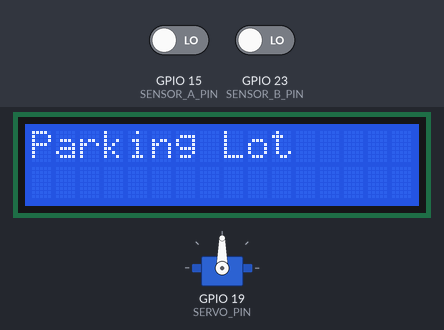
Bench run of a sketch on a simulated ESP32. On the bench: servo, 16×2 character LCD. The inputs (shaded band) are chosen by the test bench; at power-on: GPIO 15 (SENSOR_A_PIN) LOW, GPIO 23 (SENSOR_B_PIN) LOW. What the sketch prints to the serial monitor is not drawn.

Above: at 0.1 s.
3.3 s: GPIO 15 (SENSOR_A_PIN) driven HIGH
At 4.6 s:
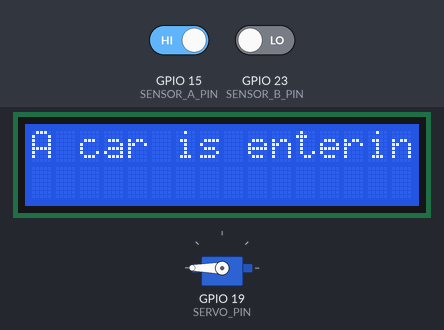
6.3 s: GPIO 23 (SENSOR_B_PIN) driven HIGH
At 7.5 s:
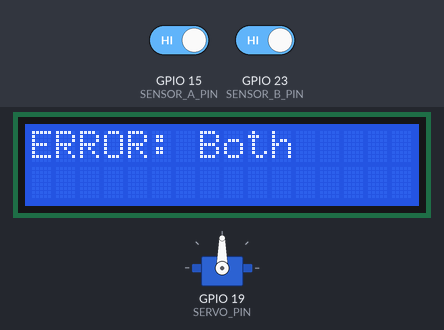
7.9 s: GPIO 15 (SENSOR_A_PIN) driven LOW
At 9.0 s:
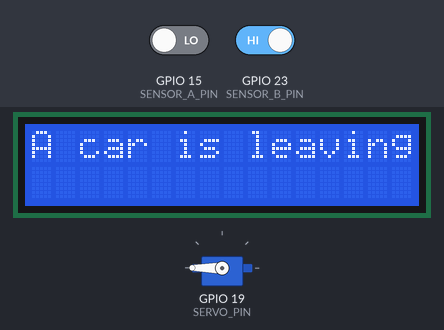
10.9 s: GPIO 23 (SENSOR_B_PIN) driven LOW
13.9 s: GPIO 23 (SENSOR_B_PIN) driven HIGH
At 14.6 s:
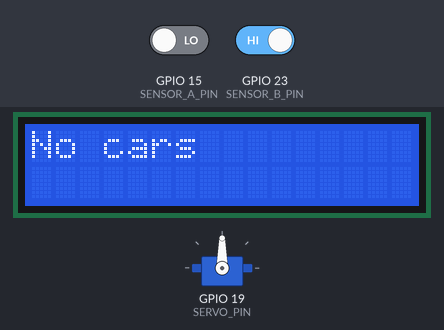
Timing chart, 0 to 16.4 s (numbered marks = the images above; inputs shaded):
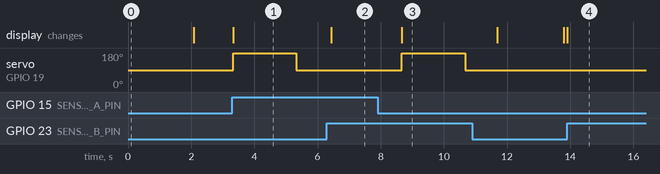

The sketch:

Smart_Parking.ino
```cpp
#include <ESP32Servo.h>
#include <Wire.h>
#include <LiquidCrystal_I2C.h>

#define SENSOR_A_PIN 15  // Pin for sensor A
#define SENSOR_B_PIN 23  // Pin for sensor B
#define SERVO_PIN 19     // Pin for the servo
#define MAX_CARS 3       // Maximum number of cars in the parking lot

Servo myServo;  // Create object to control the servo

// LCD configuration (0x27 is common address)
LiquidCrystal_I2C lcd(0x27, 16, 2);  // 16x2 LCD

// Counters
int counterA = 0;  // Incoming cars counter (sensor A)
int counterB = 0;  // Outgoing cars counter (sensor B)
int totalCarsCounter = 0;  // Total cars in the parking lot

void setup() {
  pinMode(SENSOR_A_PIN, INPUT);  // Configure sensor A as input
  pinMode(SENSOR_B_PIN, INPUT);  // Configure sensor B as input
  Serial.begin(115200);          // Start serial communication for debugging

  myServo.attach(SERVO_PIN);     // Attach pin 19 to the servo
  myServo.write(90);             // Initial servo position (90°)

  // Start I2C communication (default pins 21 and 22)
  Wire.begin();

  // Start the LCD screen
  lcd.begin();
  lcd.print("Parking Lot");  // Initial message on the LCD
  delay(2000);
}

void loop() {
  // Read sensor states
  int sensorAState = digitalRead(SENSOR_A_PIN);
  int sensorBState = digitalRead(SENSOR_B_PIN);

  lcd.clear();  // Clear the screen before showing the next message

  if (sensorAState == HIGH && sensorBState == LOW) {
    // If sensor A is triggered first (car entering)
    if (totalCarsCounter < MAX_CARS) {  // Only allow entry if it's not full
      Serial.println("A car is entering.");
      lcd.print("A car is entering"); // Display message on the LCD
      myServo.write(180);            // Move servo to 180 degrees (open barrier)
      delay(2000);                   // Wait for 2 seconds
      myServo.write(90);             // Move servo to 90 degrees (close barrier)
      delay(1000);                   // Wait for 1 second to avoid multiple readings

      counterA++;  // Increment counter for incoming cars
      totalCarsCounter++;  // Increment total cars counter
      Serial.print("Counter A: ");
      Serial.println(counterA);
      Serial.print("Total Cars: ");
      Serial.println(totalCarsCounter);

      if (totalCarsCounter >= MAX_CARS) {
        lcd.clear();
        lcd.print("Parking Lot");
        lcd.setCursor(0, 1);
        lcd.print("FULL");
        Serial.println("Parking lot is full");
        delay(2000);
      }
    } else {
      Serial.println("No space to enter.");
      lcd.clear();
      lcd.print("No space");
      delay(2000);
    }
  } else if (sensorBState == HIGH && sensorAState == LOW) {
    // If sensor B is triggered first (car leaving)
    if (totalCarsCounter > 0) {  // Only allow exit if there are cars in the lot
      Serial.println("A car is leaving.");
      lcd.print("A car is leaving"); // Display message on the LCD
      myServo.write(180);            // Move servo to 180 degrees (open barrier)
      delay(2000);                   // Wait for 2 seconds
      myServo.write(90);             // Move servo to 90 degrees (close barrier)
      delay(1000);                   // Wait for 1 second to avoid multiple readings

      counterB++;  // Increment counter for outgoing cars
      totalCarsCounter--;  // Decrement total cars counter
      Serial.print("Counter B: ");
      Serial.println(counterB);
      Serial.print("Total Cars: ");
      Serial.println(totalCarsCounter);

      if (totalCarsCounter < MAX_CARS) {
        lcd.clear();
        lcd.print("Parking Lot");
        lcd.setCursor(0, 1);
        lcd.print("Space available");
        Serial.println("Space available");
        delay(2000);
      }
    } else {
      Serial.println("No cars to leave.");
      lcd.clear();
      lcd.print("No cars");
      delay(2000);
    }
  } else if (sensorAState == HIGH && sensorBState == HIGH) {
    // Both sensors activated at the same time (possible error or interference)
    Serial.println("Both sensors active.");
    lcd.print("ERROR: Both");    // Display error on the LCD
    delay(1000);
  }

  // Add a small delay to reduce processing load
  delay(100);
}
```

Measured:
- after the input at 3.3 s, servo on GPIO 19 (SERVO_PIN): 90° → 180° at once, → 90° 2.0 s later; the display: changes at once (image 1)
- after the input at 6.3 s, servo on GPIO 19 (SERVO_PIN): stays 90° (without the input it goes to 180° after 0.14 s); the display: changes after 0.14 s (image 2)
- after the input at 7.9 s, servo on GPIO 19 (SERVO_PIN): 90° → 180° after 0.77 s, → 90° 2.0 s later; the display: changes after 0.77 s (image 3)
- after the input at 13.9 s, the display: changes at once (image 4)
